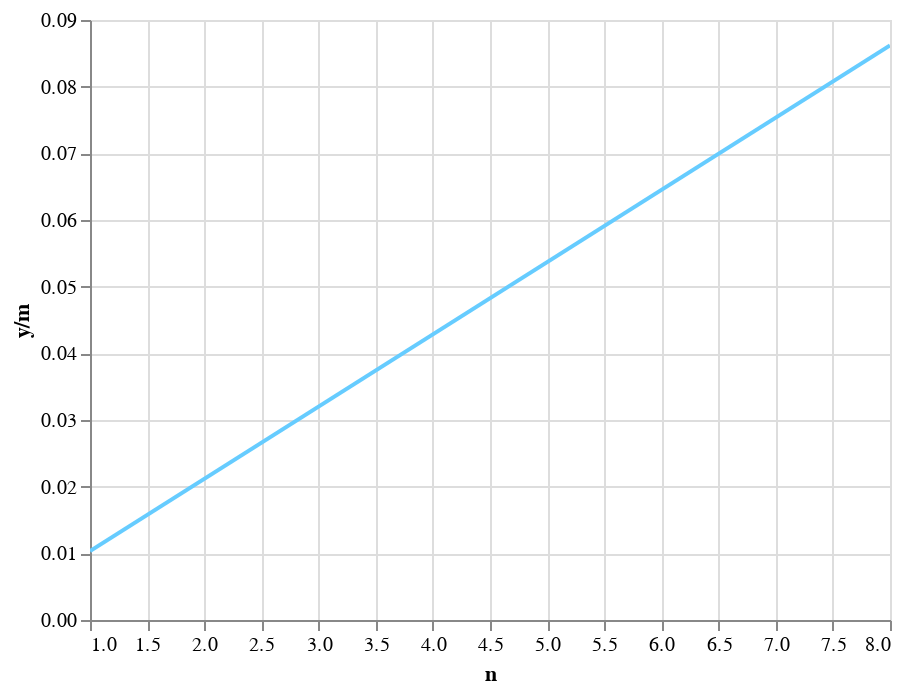

Notebook source saved alongside this figure:
### Code cell
lRG(n,y,"n","y/m")#lRG=linearRegressionGraph,回归直线图

### Figure 1 — Vega-Lite specification as saved in the notebook (floating-point values rounded to 4 significant figures)
{"config": {"view": {"continuousWidth": 400, "continuousHeight": 300}}, "data": {"name": "data-ad98d1a61b2ca62cb494c3bd3abf1ecc"}, "mark": {"type": "line", "color": "#66ccff"}, "encoding": {"tooltip": [{"type": "quantitative", "field": "n"}, {"type": "quantitative", "field": "y/m"}], "x": {"type": "quantitative", "field": "n"}, "y": {"type": "quantitative", "field": "y/m"}}, "selection": {"selector002": {"type": "interval", "bind": "scales", "encodings": ["x", "y"]}}, "$schema": "https://vega.github.io/schema/vega-lite/v4.0.2.json", "datasets": {"data-ad98d1a61b2ca62cb494c3bd3abf1ecc": [{"n": 1, "y/m": 0.01035}, {"n": 8, "y/m": 0.08619}]}}
